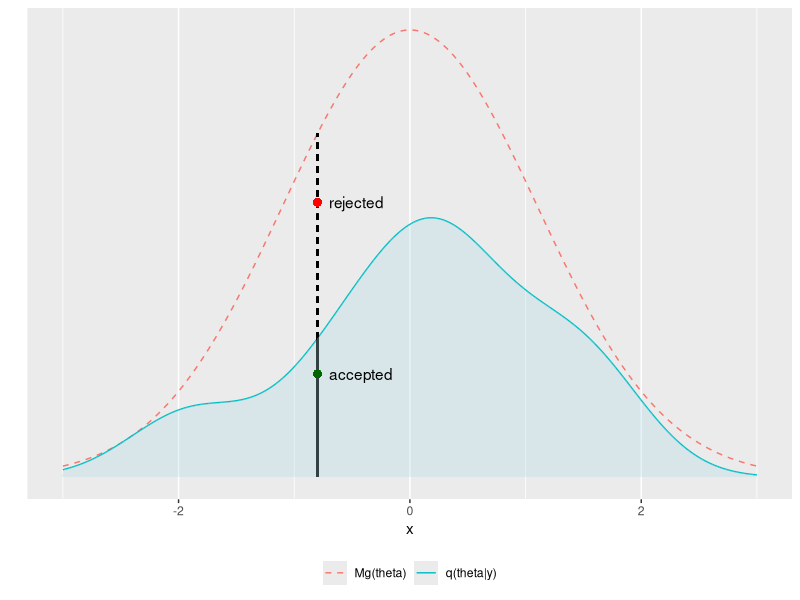
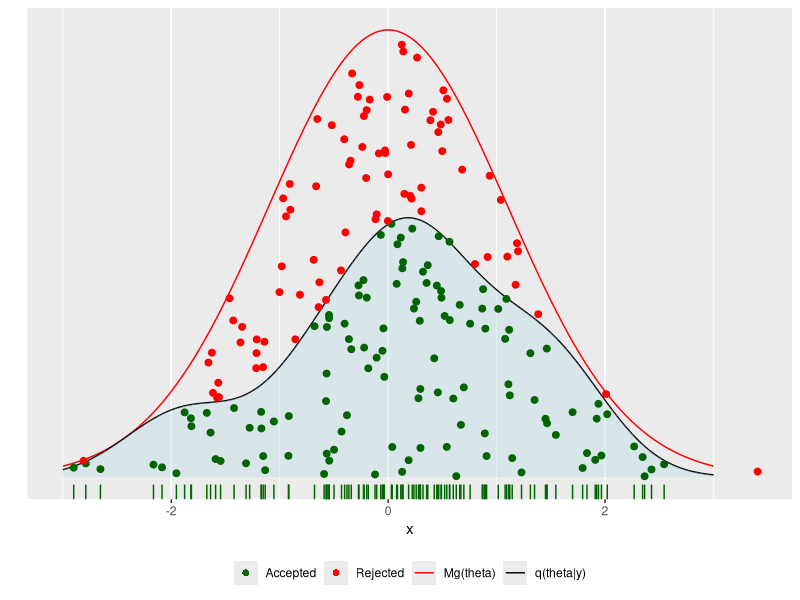
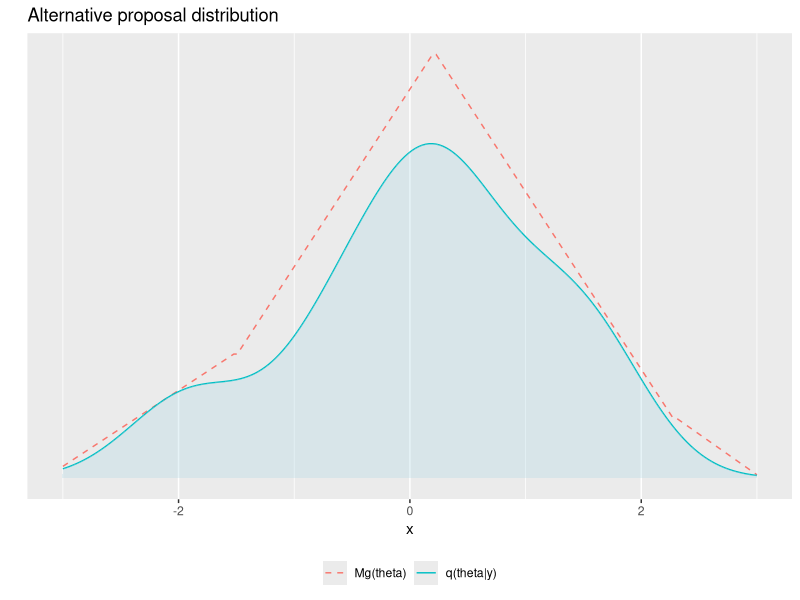

R code for these plots, in order:
# Bayesian data analysis
# Aki Vehtari <Aki.Vehtari@aalto.fi>
# Markus Paasiniemi <Markus.Paasiniemi@aalto.fi>

# Rejection sampling example

# ggplot2 is used for plotting
if(!require(ggplot2)) install.packages('ggplot2')
require(ggplot2)
# tidyr is for manipulating the data frames
if(!require(tidyr)) install.packages('tidyr')
require(tidyr)

# fake interesting distribution
x <- seq(-3, 3, length.out = 200)
r <- c(1.1, 1.3, -0.1, -0.7, 0.2, -0.4, 0.06, -1.7,
      1.7, 0.3, 0.7, 1.6, -2.06, -0.74, 0.2, 0.5)
# Estimate the density (named q, to emphesize that it does not need to be
# normalized). Parameter bw=0.5 is used to mimic the outcome of the
# kernelp function in Matlab.
q <- density(r, bw=0.5,n=200,from=-3,to=3)$y

# rejection sampling example
g_mean <- 0
g_sd <- 1.1
g <- dnorm(x, g_mean, g_sd)
# M is computed by discrete approximation
M <- max(q/g)
# prescale
g <- g*M

# illustrate one sample
r1 = -0.8
zi = which.min(abs(x-r1)) # find the closest grid point

r21 = 0.3 * g[zi]
r22 = 0.8 * g[zi]

dd <- data.frame(x,q,g) %>% gather(grp,p,-x)

# Visualize one accepted and one receted draw:
ggplot(dd) + geom_line(aes(x,p,fill=grp,color=grp,linetype=grp)) +
  scale_y_continuous(breaks=NULL) + ylab('') +
  geom_segment(aes(x=x[zi],xend=x[zi],y=0,yend=q[zi])) +
  geom_segment(aes(x=x[zi],xend=x[zi],y=q[zi],yend=g[zi]),linetype='dashed') +
  geom_area(data=subset(dd,grp=="q"),aes(x,p),fill='lightblue',alpha=0.3) +
  geom_point(aes(x[zi],r21),col='darkgreen',size=2) +
  geom_point(aes(x[zi],r22),col='red',size=2) +
  theme(legend.position='bottom', legend.title = element_blank()) +
  scale_linetype_manual(values=c('dashed','solid'),
                        breaks=c('g','q'),
                        labels=c('Mg(theta)','q(theta|y)')) +
  scale_color_discrete(labels=c('Mg(theta)','q(theta|y)')) +
  annotate('text', x = x[zi]+0.1, y = c(r21,r22), label = c('accepted','rejected'), hjust=0)

# get nsamp samples
nsamp <- 200
r1s <- rnorm(nsamp, g_mean, g_sd)
zis <- sapply(r1s,function(r) which.min(abs(x-r)))
r2s <- runif(nsamp) * g[zis]
acc <- r2s < q[zis]

dd2 <- data.frame(r1s,r2s,acc)

tklabs <- c('Accepted','Rejected','Mg(theta)','q(theta|y)')

# Visualize 200 draws, only some of which are accepted
ggplot(dd) + geom_line(aes(x,p,fill=grp,color=grp)) +
  scale_y_continuous(breaks=NULL) + ylab('') +
  geom_area(data=subset(dd,grp=="q"),aes(x,p),fill='lightblue',alpha=0.3) +
  geom_point(data=subset(dd2,acc==T),aes(r1s,r2s,color='1'),size=2) +
  geom_point(data=subset(dd2,acc==F),aes(r1s,r2s,color='2'),size=2) +
  geom_rug(data=subset(dd2,acc==T),aes(r1s,r2s),col='darkgreen',sides = 'b') +
  theme(legend.position='bottom', legend.title = element_blank()) +
  scale_color_manual(values=c('darkgreen','red','red','black'),
                     labels=tklabs) +
  guides(color=guide_legend(override.aes=list(shape=c(16,16,NA,NA),
                                              linetype=c(0,0,1,1),
                                              color=c('darkgreen','red','red','black'),
                                              labels = tklabs)))

# alternative proposal distribution
ga <- rep(0,length(x))
ga[x <= -1.5] <- seq(q[1], max(q[x<=-1.5]), length.out = length(x[x<=-1.5]))
ga[(x > -1.5) & (x <= 0.2)] <- seq(
  max(q[x<=-1.5]),
  max(q[(x>-1.5) & (x<=0.2)]),
  length.out = length(x[(x>-1.5) & (x<=0.2)])
)
ga[(x > 0.2) & (x <= 2.3)] <- seq(
  max(q[(x>-1.5) & (x<=0.2)]),
  max(q[x>2.3]),
  length.out = length(x[(x>0.2) & (x<=2.3)])
)
ga[x > 2.3] <- seq(max(q[x>2.3]), q[length(q)], length.out = length(x[x>2.3]))
M = max(q/ga)
ga <- ga*M

dd3 <- data.frame(x,q,g=ga) %>% gather(grp,p,-x)

# Visualize alternate proposal distribution
ggplot(dd3) + geom_line(aes(x,p,fill=grp,color=grp,linetype=grp)) +
  geom_area(data=subset(dd,grp=="q"),aes(x,p),fill='lightblue',alpha=0.3) +
  theme(legend.position='bottom', legend.title = element_blank()) +
  ggtitle('Alternative proposal distribution') +
  scale_y_continuous(breaks=NULL) + ylab('') +
  scale_color_discrete(labels=c('Mg(theta)','q(theta|y)')) +
  scale_linetype_manual(values=c('dashed','solid'),
                        breaks=c('g','q'),
                        labels=c('Mg(theta)','q(theta|y)'))

